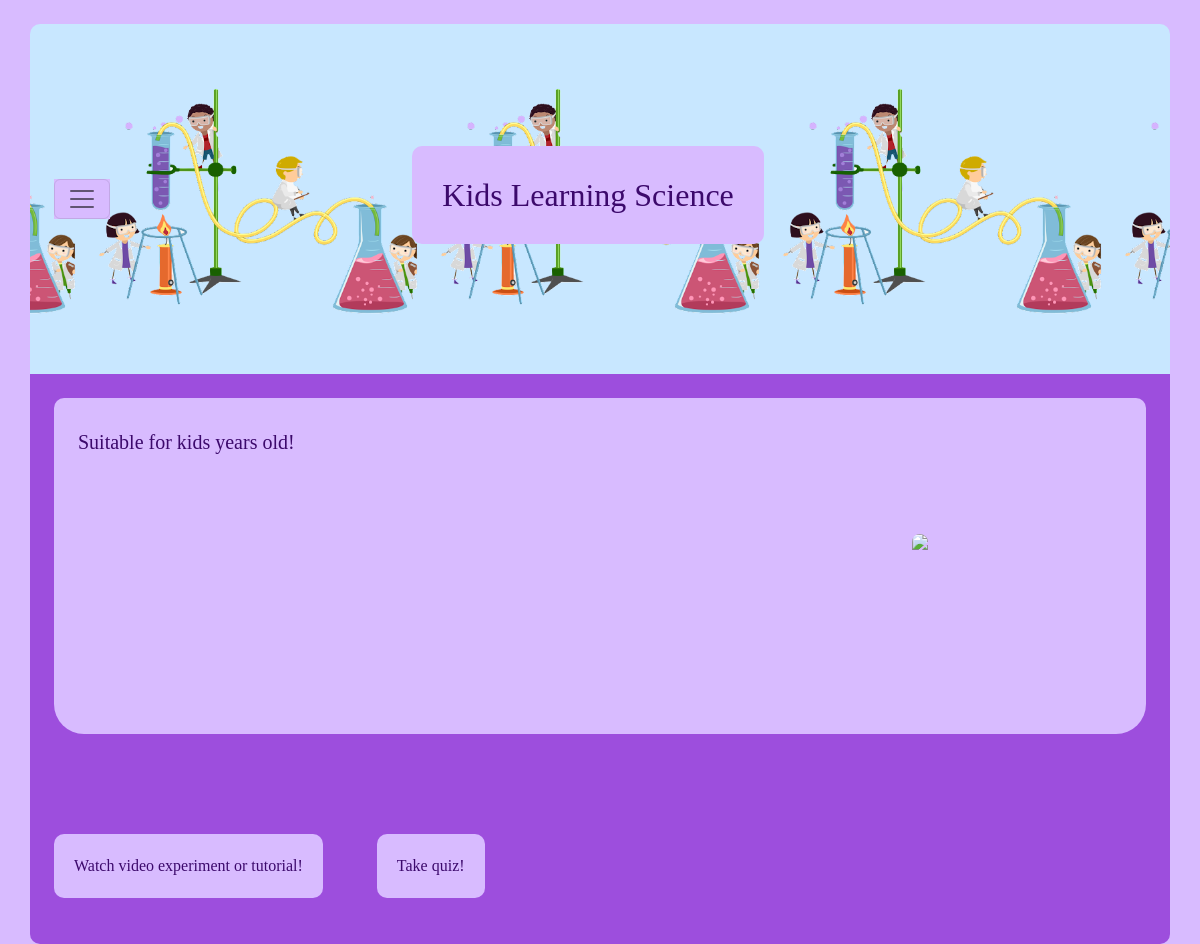
Before: /chemistry/basic/ with the older database file.
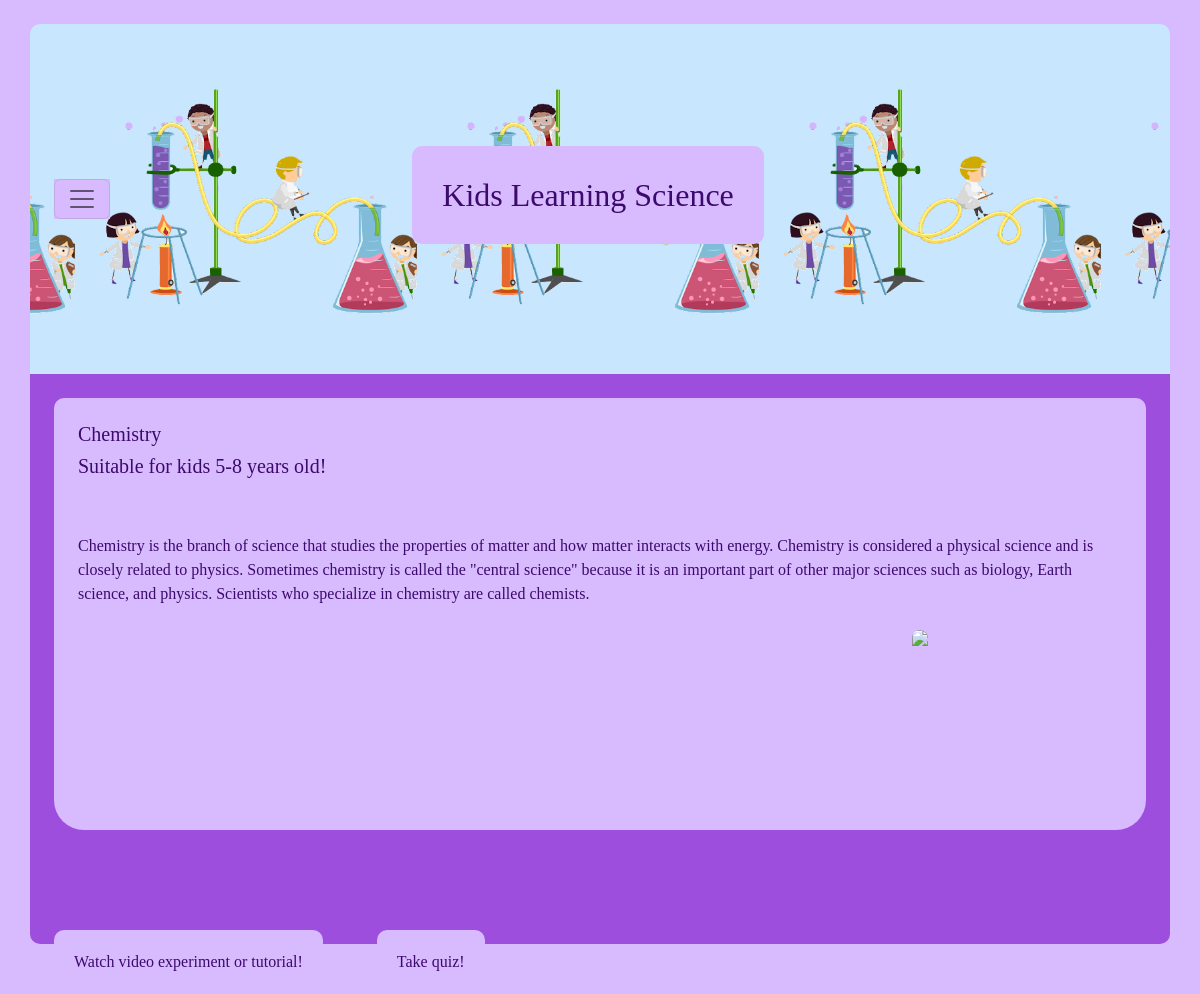
After: the same page with the newer database file.
### HW5App/models.py (models this page shows, shortened)
class Course(models.Model):
    title = models.CharField(max_length=50)
    description = models.TextField(max_length=1000, null=True)
    topic = models.ForeignKey(Topic, on_delete=models.CASCADE)
    age = models.ForeignKey(AgeGroup, on_delete=models.CASCADE)

class Topic(models.Model):
    title = models.CharField(max_length=50)

class AgeGroup(models.Model):
    title = models.CharField(max_length=50)

### HW5App/views.py (the view)
# urls.py: path('chemistry/basic/', chem1, name="chem1"),
def chem1(request):
    try:
        courses = Course.objects.all()
    except Course.DoesNotExist:
        courses = None
    context = {"courses": list(courses)}
    return render(request, "chem1.html",  context=context)

### templates/chem1.html (shortened to what this page needs)
<!DOCTYPE html>
<html lang="en">
<head>
    <link href="https://cdn.jsdelivr.net/npm/bootstrap@5.2.0-beta1/dist/css/bootstrap.min.css" rel="stylesheet"
>
        {% load static %} background-image: url('{% static 'kids.png'%}');
</head>
<body>
<div class="container">
    <nav class="navbar mt-4 p-4">
        <div>
            <button class="navbar-toggler " type="button" data-bs-toggle="offcanvas" data-bs-target="#offcanvasNavbar"
                    aria-controls="offcanvasNavbar">
                <span class="navbar-toggler-icon"></span>
            </button>
        </div>
        <h2 class="title">Kids Learning Science</h2>
    </nav>
    <div class="jumbotron p-4 text-left">
        <div id="div1">
            <div class="p-4 border-top-custom">
                <h5>{{ courses.3.topic.title }}</h5>
                <h5>Suitable for kids {{ courses.3.age.title }} years old!</h5>
            </div>
            <div class="p-4">
                {{ courses.3.description }}
            </div>
            <img style="float: right; margin-right: 20%; border-radius: 10px; height: 200px"
                 src="https://www.theschoolrun.com/sites/theschoolrun.com/files/article_images/best_chemistry_sets_for_children.jpg">
            <p class="lead"></p>
        </div>
        <button class="watch">Watch video experiment or tutorial!</button>
        <button class="watch">Take quiz!</button>
    </div>
</div>
</body>
</html>

Changed rows visible on the page:
added Course: topic.title "Chemistry", age.title "5-8", description "Chemistry is the branch of science that studies the properties of matter and how matter interacts with energy. Chemistry is considered a physical science and is closely related to physics. Sometimes chemistry is called the \"central science\" because it is an important part of other major sciences such as biology, Earth science, and physics. Scientists who specialize in chemistry are called chemists."
